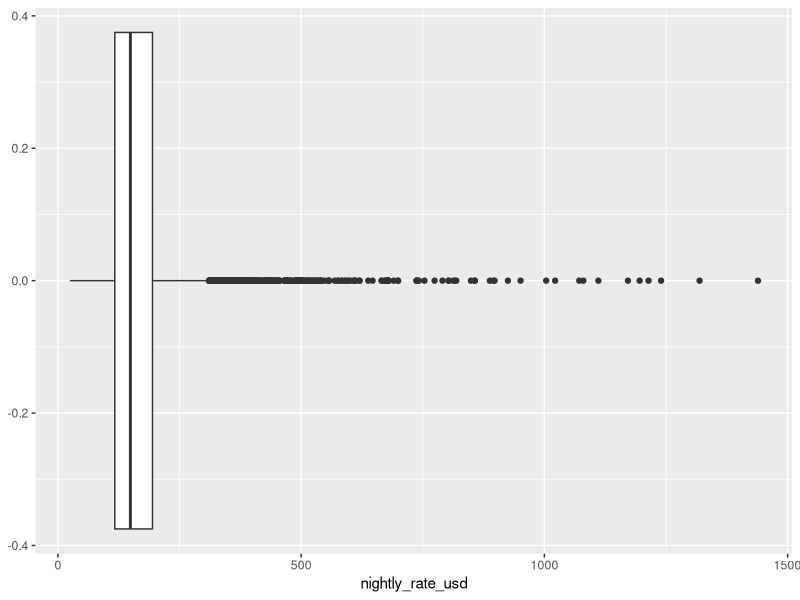
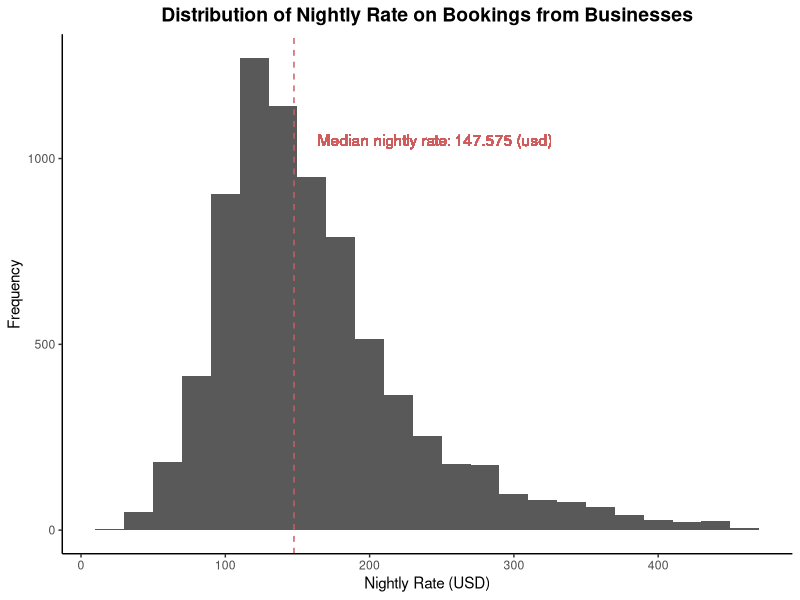

Write the R code that produced these figures, in order.
## ---- chunk 1
knitr::opts_chunk$set(echo = TRUE)
## ---- chunk 2
library(tidyverse)
library(ggplot2)
## ---- chunk 3
booking_data <- read.csv("data/NDAQ-CHB.csv")
## ---- chunk 4
# Check for missing values
sum(is.na(booking_data))

colSums(is.na(booking_data)) %>% 
  as.data.frame() %>% 
  filter(. > 0) %>% 
  rownames_to_column() %>% 
  rename("Column with NA" = 1,
         "Count of NA" = 2)
## ---- chunk 5
# Check for empty values
colSums(booking_data == "") %>% 
  as.data.frame() %>% 
  filter(. > 0) %>% 
  rownames_to_column() %>% 
  rename("Column with EMPTY" = 1,
         "Count of EMPTY" = 2)
## ---- chunk 6
# Check for duplicate
booking_data %>% 
  filter(duplicated(reservation_id))
## ---- chunk 7
# Outlier detection
booking_data %>% 
  ggplot(aes(x = nightly_rate_usd)) +
  geom_boxplot()

# Using z-score
booking_data %>% 
  mutate(z_score = (nightly_rate_usd - mean(nightly_rate_usd)) / sd(nightly_rate_usd)) %>% 
  filter(abs(z_score) > 3)
## ---- chunk 8
# Univariate analysis - Nightly rate (USD)
booking_data %>% 
  mutate(z_score = (nightly_rate_usd - mean(nightly_rate_usd)) / sd(nightly_rate_usd)) %>% 
  # Removing outliers
  filter(abs(z_score) < 3) %>%
  # Visualization of target variable
  ggplot(aes(x = nightly_rate_usd)) +
  geom_histogram(binwidth = 20) +
  geom_vline(aes(xintercept = median(nightly_rate_usd)), color="indianred", linetype="dashed")+
  geom_text(aes(x = median(nightly_rate_usd), label = paste("Median nightly rate:", median(nightly_rate_usd), "(usd)"), y = 1050), color = "indianred", hjust= -0.1) +
  labs(x = "Nightly Rate (USD)", y = "Frequency",
       title = "Distribution of Nightly Rate on Bookings from Businesses") +
  theme_classic() +
  theme(plot.title = element_text(face = "bold", size = 14, hjust = 0.5))
## ---- chunk 9
# Univariate analysis - Cancellation
## ---- chunk 10
booking_data <- booking_data %>% 
  # Initial cleaning
  mutate(across(c(added_date, modified_date, created_date, check_in, check_out, cancel_date), as.Date)) %>% 
  mutate(start_bed_type = gsub(",", "", start_bed_type),
         start_cancel_policy = ifelse(start_cancel_policy == "6 Or More Days Before Checkin", "6 or More Days Before Checkin", start_cancel_policy)) 
## ---- chunk 11
data <- booking_data %>% 
  mutate(free_wifi = ifelse(grepl("Free Wifi", start_amenities), 1,0),
         free_breakfast = ifelse(grepl("Free Breakfast", start_amenities), 1,0),
         free_parking = ifelse(grepl("Free Breakfast", start_amenities), 1,0),
         concierge = ifelse(grepl("Concierge", start_amenities), 1,0),
         amenities = free_wifi+free_breakfast+free_parking+concierge,
         cancelled = ifelse(!is.na(cancel_date),1,0),
         cancel_after_booking = as.numeric(cancel_date - created_date),
         cancel_before_checkin = as.numeric(check_in - cancel_date),
         leadtime = as.numeric(check_in - created_date),
         checkin_month = month(check_in),
         weekday_booking = mapply(function(x,y) sum(!weekdays(seq(x, y,"days")) %in% c("Saturday", "Sunday")), check_in,check_out),
         weekdend_booking = mapply(function(x,y) sum(weekdays(seq(x, y,"days")) %in% c("Saturday", "Sunday")), check_in,check_out),
         booking_change = ifelse(added_date == modified_date, 0,1),
         ) %>% 
  # Previous cancellation per company (client)
  group_by(company_id) %>% 
  mutate(client_cancellation = sum(cancelled)) %>% 
  ungroup() %>% 
  # Previous cancellation per agency
  group_by(agency_id) %>% 
  mutate(agency_cancellation = sum(cancelled)) %>% 
  ungroup() %>% 
  # Previous cancellation per hotel
  group_by(hotel_brand_name) %>% 
  mutate(hotel_cancellation = sum(cancelled)) %>% 
  ungroup()
## ---- chunk 12
